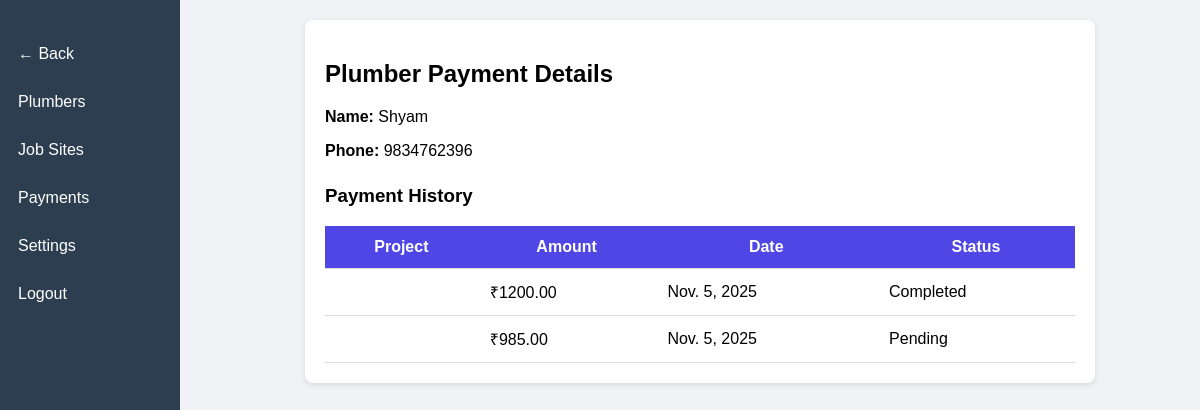
The page /plumber/payment/?worker_id=2 on the database as committed earlier.
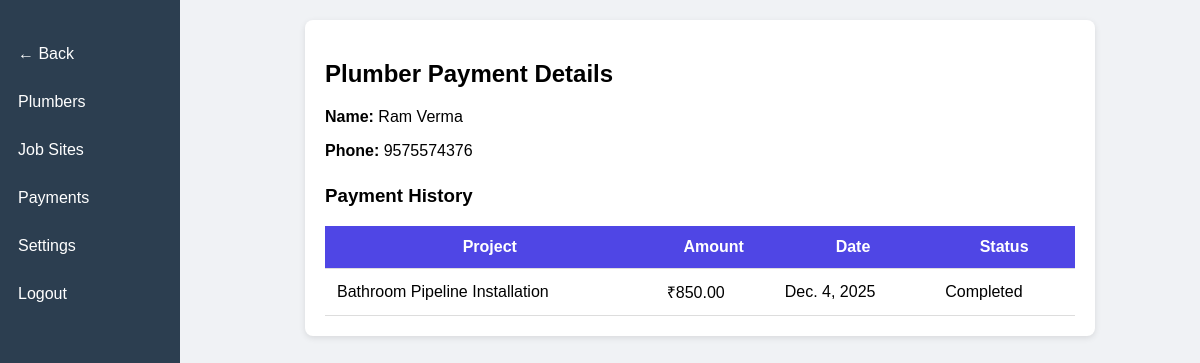
The same page on the database as committed later.
### workers/models.py (models this page shows, shortened)
class Worker(models.Model):
    WORKER_TYPES = [
        ('Plumber', 'Plumber'),
        ('Electrician', 'Electrician'),
        ('Carpenter', 'Carpenter'),
        ('Painter', 'Painter'),
        ('Helper', 'Helper'),
    ]
    user = models.OneToOneField(User, on_delete=models.CASCADE, null=True, blank=True)
    name = models.CharField(max_length=100)
    worker_type = models.CharField(max_length=50, choices=WORKER_TYPES)
    phone = models.CharField(max_length=15, blank=True)
    email = models.EmailField(null=True, blank=True)
    gender = models.CharField(max_length=10, default='Male', blank=True)
    hourly_rate = models.DecimalField(max_digits=8, decimal_places=2, default=0.00)
    is_available = models.BooleanField(default=True)
    joined_date = models.DateField(default=date.today)
    location = models.CharField(max_length=100, default='Unknown')
    role = models.ForeignKey(Role, on_delete=models.SET_NULL, null=True, blank=True)

class Payment(models.Model):
    worker = models.ForeignKey(Worker, on_delete=models.CASCADE, related_name='payments')
    project = models.ForeignKey(Project, on_delete=models.SET_NULL, null=True, blank=True)
    amount = models.DecimalField(max_digits=10, decimal_places=2)
    date = models.DateField(auto_now_add=True)
    payment_status = models.CharField(max_length=20, default='Pending')

class Project(models.Model):
    STATUS_CHOICES = [
        ('Active', 'Active'),
        ('Completed', 'Completed'),
    ]
    name = models.CharField(max_length=200)
    description = models.TextField(blank=True)
    status = models.CharField(max_length=50, choices=STATUS_CHOICES, default='Active')
    start_date = models.DateField(default=date.today)
    completed_date = models.DateField(null=True, blank=True)
    location = models.CharField(max_length=200, blank=True)
    assigned_workers = models.ManyToManyField(Worker, blank=True, related_name='projects')

### workers/views.py (the view)
# urls.py: path("plumber/payment/", views.plumber_payment, name="plumber_payment"),
def plumber_payment(request):
    worker_id = request.GET.get('worker_id')
    worker = Worker.objects.filter(id=worker_id).first() if worker_id else None
    payments = Payment.objects.filter(worker=worker) if worker else []
    return render(request, 'plumber-payment.html', {'worker': worker, 'payments': payments})

### workers/templates/plumber-payment.html (shortened to what this page needs)
{% load static %}
<!DOCTYPE html>
<html lang="en">
<head>
</head>
<body>
    <div class="sidebar">
        <a href="{% url 'plumber' %}" class="nav-item">← Back</a>
        <a href="{% url 'plumber' %}" class="nav-item">Plumbers</a>
        <a href="{% url 'plumber_job_site' %}?worker_id={{ worker.id }}" class="nav-item">Job Sites</a>
        <a href="{% url 'plumber_payment' %}?worker_id={{ worker.id }}" class="nav-item">Payments</a>
        <a href="{% url 'setting' %}" class="nav-item">Settings</a>
        <a href="{% url 'logout_user' %}" class="nav-item">Logout</a>
    </div>
    <div class="main">
        <div class="card">
            <h2>Plumber Payment Details</h2>
            <p><strong>Name:</strong> {{ worker.name }}</p>
            <p><strong>Phone:</strong> {{ worker.phone }}</p>
            <h3 style="margin-top:25px;">Payment History</h3>
            <table>
                <tr>
                    <th>Project</th>
                    <th>Amount</th>
                    <th>Date</th>
                    <th>Status</th>
                </tr>
                {% for p in payments %}
                <tr>
                    <td>{{ p.project.name }}</td>
                    <td>₹{{ p.amount }}</td>
                    <td>{{ p.date }}</td>
                    <td>{{ p.payment_status }}</td>
                </tr>
                {% empty %}
                <tr>
                    <td colspan="4" style="text-align:center;">No payments recorded</td>
                </tr>
                {% endfor %}
            </table>
        </div>
    </div>
</body>
</html>

Rows that differ between the two databases and show on the page:
no longer on this page (row edited): Payment: amount "1200.00", date "Nov. 5, 2025", payment_status "Completed"
no longer on this page (row edited): Payment: amount "985.00", date "Nov. 5, 2025", payment_status "Pending"
changed Worker: name "Shyam" → "Ram Verma"; phone "9834762396" → "9575574376"
now on this page (row edited): Payment: project.name "Bathroom Pipeline Installation", amount "850.00", date "Dec. 4, 2025", payment_status "Completed"
